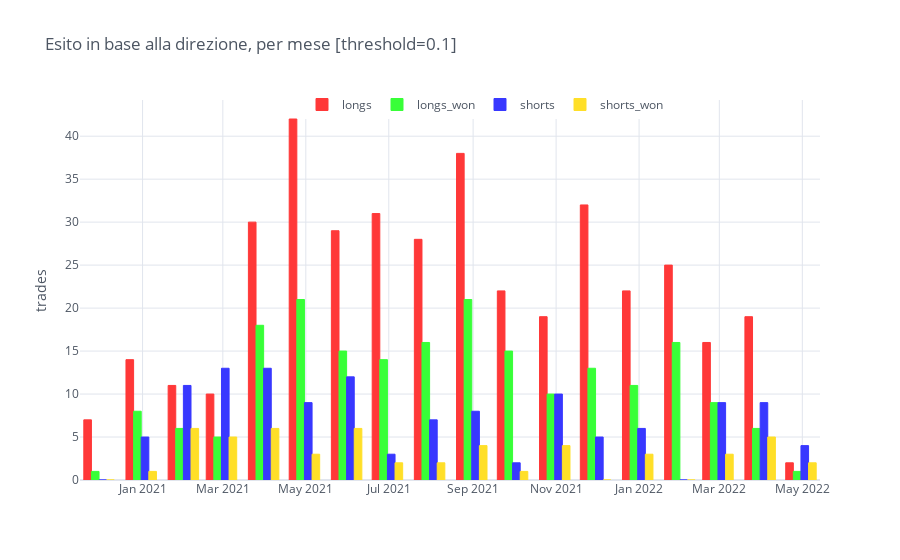
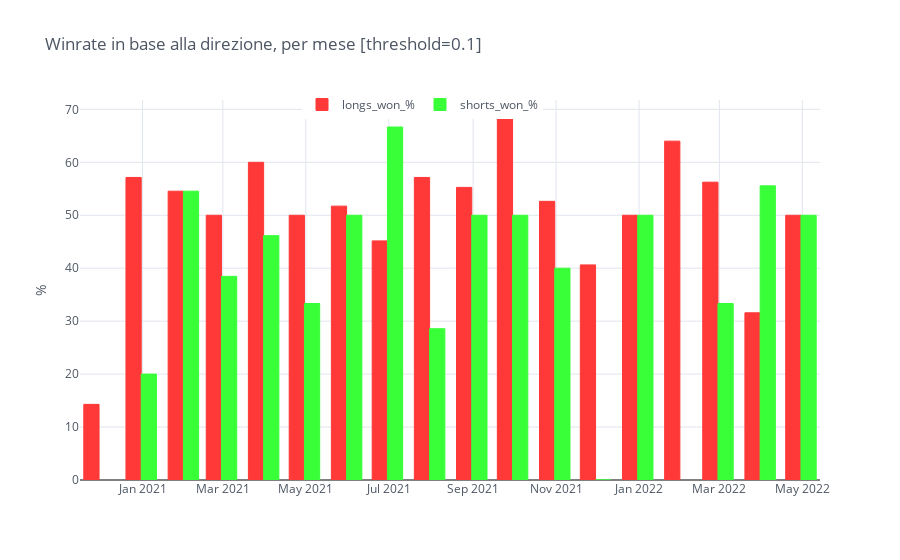

Write notebook code for charts like these, in order.
### Code cell
df = df64.copy()
threshold = 0.1
longs = df[df.side == 'BUY']
shorts = df[df.side == 'SELL']

df['longs_won'] = longs.result.apply(lambda x: 1 if x > threshold else 0)
df['shorts_won'] = shorts.result.apply(lambda x: 1 if x > threshold else 0)
df['longs'] = (df.side == 'BUY').astype(int)
df['shorts'] = (df.side == 'SELL').astype(int)

by_M = df.set_index('close').groupby(pd.Grouper(freq='M')).sum()
by_M['longs_won_%'] = 100 * by_M.longs_won / by_M.longs
by_M['shorts_won_%'] = 100 * by_M.shorts_won / by_M.shorts

by_M[['longs', 'longs_won', 'shorts', 'shorts_won']].iplot(kind='bar', barmode='group', colors=cf_colors, 
                                                           opacity=1, yTitle='trades', legend='top',
                                                           title=f'Esito in base alla direzione, per mese [threshold={threshold}]')
by_M[['longs_won_%', 'shorts_won_%']].iplot(kind='bar', barmode='group', colors=cf_colors, 
                                            opacity=1, yTitle='%', legend='top', zerolinecolor='grey',
                                            title=f'Winrate in base alla direzione, per mese [threshold={threshold}]')

### Figure 1 — Plotly figure (JSON) as saved in the notebook; plotly's stock layout.template omitted (floating-point values rounded to 4 significant figures)
{"data": [{"marker": {"color": "rgba(255, 56, 56, 1)", "line": {"color": "rgba(255, 56, 56, 1.0)", "width": 1}}, "name": "longs", "orientation": "v", "text": "", "type": "bar", "x": ["2020-11-30 00:00:00+00:00", "2020-12-31 00:00:00+00:00", "2021-01-31 00:00:00+00:00", "2021-02-28 00:00:00+00:00", "2021-03-31 00:00:00+00:00", "2021-04-30 00:00:00+00:00", "2021-05-31 00:00:00+00:00", "2021-06-30 00:00:00+00:00", "2021-07-31 00:00:00+00:00", "2021-08-31 00:00:00+00:00", "2021-09-30 00:00:00+00:00", "2021-10-31 00:00:00+00:00", "2021-11-30 00:00:00+00:00", "2021-12-31 00:00:00+00:00", "2022-01-31 00:00:00+00:00", "2022-02-28 00:00:00+00:00", "2022-03-31 00:00:00+00:00", "2022-04-30 00:00:00+00:00"], "y": [7, 14, 11, 10, 30, 42, 29, 31, 28, 38, 22, 19, 32, 22, 25, 16, 19, 2]}, {"marker": {"color": "rgba(56, 255, 56, 1)", "line": {"color": "rgba(56, 255, 56, 1.0)", "width": 1}}, "name": "longs_won", "orientation": "v", "text": "", "type": "bar", "x": ["2020-11-30 00:00:00+00:00", "2020-12-31 00:00:00+00:00", "2021-01-31 00:00:00+00:00", "2021-02-28 00:00:00+00:00", "2021-03-31 00:00:00+00:00", "2021-04-30 00:00:00+00:00", "2021-05-31 00:00:00+00:00", "2021-06-30 00:00:00+00:00", "2021-07-31 00:00:00+00:00", "2021-08-31 00:00:00+00:00", "2021-09-30 00:00:00+00:00", "2021-10-31 00:00:00+00:00", "2021-11-30 00:00:00+00:00", "2021-12-31 00:00:00+00:00", "2022-01-31 00:00:00+00:00", "2022-02-28 00:00:00+00:00", "2022-03-31 00:00:00+00:00", "2022-04-30 00:00:00+00:00"], "y": [1.0, 8.0, 6.0, 5.0, 18.0, 21.0, 15.0, 14.0, 16.0, 21.0, 15.0, 10.0, 13.0, 11.0, 16.0, 9.0, 6.0, 1.0]}, {"marker": {"color": "rgba(56, 56, 255, 1)", "line": {"color": "rgba(56, 56, 255, 1.0)", "width": 1}}, "name": "shorts", "orientation": "v", "text": "", "type": "bar", "x": ["2020-11-30 00:00:00+00:00", "2020-12-31 00:00:00+00:00", "2021-01-31 00:00:00+00:00", "2021-02-28 00:00:00+00:00", "2021-03-31 00:00:00+00:00", "2021-04-30 00:00:00+00:00", "2021-05-31 00:00:00+00:00", "2021-06-30 00:00:00+00:00", "2021-07-31 00:00:00+00:00", "2021-08-31 00:00:00+00:00", "2021-09-30 00:00:00+00:00", "2021-10-31 00:00:00+00:00", "2021-11-30 00:00:00+00:00", "2021-12-31 00:00:00+00:00", "2022-01-31 00:00:00+00:00", "2022-02-28 00:00:00+00:00", "2022-03-31 00:00:00+00:00", "2022-04-30 00:00:00+00:00"], "y": [0, 5, 11, 13, 13, 9, 12, 3, 7, 8, 2, 10, 5, 6, 0, 9, 9, 4]}, {"marker": {"color": "rgba(255, 223, 40, 1)", "line": {"color": "rgba(255, 223, 40, 1.0)", "width": 1}}, "name": "shorts_won", "orientation": "v", "text": "", "type": "bar", "x": ["2020-11-30 00:00:00+00:00", "2020-12-31 00:00:00+00:00", "2021-01-31 00:00:00+00:00", "2021-02-28 00:00:00+00:00", "2021-03-31 00:00:00+00:00", "2021-04-30 00:00:00+00:00", "2021-05-31 00:00:00+00:00", "2021-06-30 00:00:00+00:00", "2021-07-31 00:00:00+00:00", "2021-08-31 00:00:00+00:00", "2021-09-30 00:00:00+00:00", "2021-10-31 00:00:00+00:00", "2021-11-30 00:00:00+00:00", "2021-12-31 00:00:00+00:00", "2022-01-31 00:00:00+00:00", "2022-02-28 00:00:00+00:00", "2022-03-31 00:00:00+00:00", "2022-04-30 00:00:00+00:00"], "y": [0.0, 1.0, 6.0, 5.0, 6.0, 3.0, 6.0, 2.0, 2.0, 4.0, 1.0, 4.0, 0.0, 3.0, 0.0, 3.0, 5.0, 2.0]}], "layout": {"barmode": "group", "legend": {"bgcolor": "#FFFFFF", "font": {"color": "#4D5663"}, "orientation": "h", "x": 0.3, "y": 0.95, "yanchor": "bottom"}, "paper_bgcolor": "#FFFFFF", "plot_bgcolor": "#FFFFFF", "showlegend": true, "title": {"font": {"color": "#4D5663"}, "text": "Esito in base alla direzione, per mese [threshold=0.1]"}, "xaxis": {"gridcolor": "#E1E5ED", "showgrid": true, "tickfont": {"color": "#4D5663"}, "title": {"font": {"color": "#4D5663"}, "text": ""}, "zerolinecolor": "#E1E5ED"}, "yaxis": {"gridcolor": "#E1E5ED", "showgrid": true, "tickfont": {"color": "#4D5663"}, "title": {"font": {"color": "#4D5663"}, "text": "trades"}, "zerolinecolor": "#E1E5ED"}}}

### Figure 2 — Plotly figure (JSON) as saved in the notebook; plotly's stock layout.template omitted (floating-point values rounded to 4 significant figures)
{"data": [{"marker": {"color": "rgba(255, 56, 56, 1)", "line": {"color": "rgba(255, 56, 56, 1.0)", "width": 1}}, "name": "longs_won_%", "orientation": "v", "text": "", "type": "bar", "x": ["2020-11-30 00:00:00+00:00", "2020-12-31 00:00:00+00:00", "2021-01-31 00:00:00+00:00", "2021-02-28 00:00:00+00:00", "2021-03-31 00:00:00+00:00", "2021-04-30 00:00:00+00:00", "2021-05-31 00:00:00+00:00", "2021-06-30 00:00:00+00:00", "2021-07-31 00:00:00+00:00", "2021-08-31 00:00:00+00:00", "2021-09-30 00:00:00+00:00", "2021-10-31 00:00:00+00:00", "2021-11-30 00:00:00+00:00", "2021-12-31 00:00:00+00:00", "2022-01-31 00:00:00+00:00", "2022-02-28 00:00:00+00:00", "2022-03-31 00:00:00+00:00", "2022-04-30 00:00:00+00:00"], "y": [14.29, 57.14, 54.55, 50.0, 60.0, 50.0, 51.72, 45.16, 57.14, 55.26, 68.18, 52.63, 40.62, 50.0, 64.0, 56.25, 31.58, 50.0]}, {"marker": {"color": "rgba(56, 255, 56, 1)", "line": {"color": "rgba(56, 255, 56, 1.0)", "width": 1}}, "name": "shorts_won_%", "orientation": "v", "text": "", "type": "bar", "x": ["2020-11-30 00:00:00+00:00", "2020-12-31 00:00:00+00:00", "2021-01-31 00:00:00+00:00", "2021-02-28 00:00:00+00:00", "2021-03-31 00:00:00+00:00", "2021-04-30 00:00:00+00:00", "2021-05-31 00:00:00+00:00", "2021-06-30 00:00:00+00:00", "2021-07-31 00:00:00+00:00", "2021-08-31 00:00:00+00:00", "2021-09-30 00:00:00+00:00", "2021-10-31 00:00:00+00:00", "2021-11-30 00:00:00+00:00", "2021-12-31 00:00:00+00:00", "2022-01-31 00:00:00+00:00", "2022-02-28 00:00:00+00:00", "2022-03-31 00:00:00+00:00", "2022-04-30 00:00:00+00:00"], "y": ["", 20.0, 54.55, 38.46, 46.15, 33.33, 50.0, 66.67, 28.57, 50.0, 50.0, 40.0, 0.0, 50.0, "", 33.33, 55.56, 50.0]}], "layout": {"barmode": "group", "legend": {"bgcolor": "#FFFFFF", "font": {"color": "#4D5663"}, "orientation": "h", "x": 0.3, "y": 0.95, "yanchor": "bottom"}, "paper_bgcolor": "#FFFFFF", "plot_bgcolor": "#FFFFFF", "showlegend": true, "title": {"font": {"color": "#4D5663"}, "text": "Winrate in base alla direzione, per mese [threshold=0.1]"}, "xaxis": {"gridcolor": "#E1E5ED", "showgrid": true, "tickfont": {"color": "#4D5663"}, "title": {"font": {"color": "#4D5663"}, "text": ""}, "zerolinecolor": "grey"}, "yaxis": {"gridcolor": "#E1E5ED", "showgrid": true, "tickfont": {"color": "#4D5663"}, "title": {"font": {"color": "#4D5663"}, "text": "%"}, "zerolinecolor": "grey"}}}
